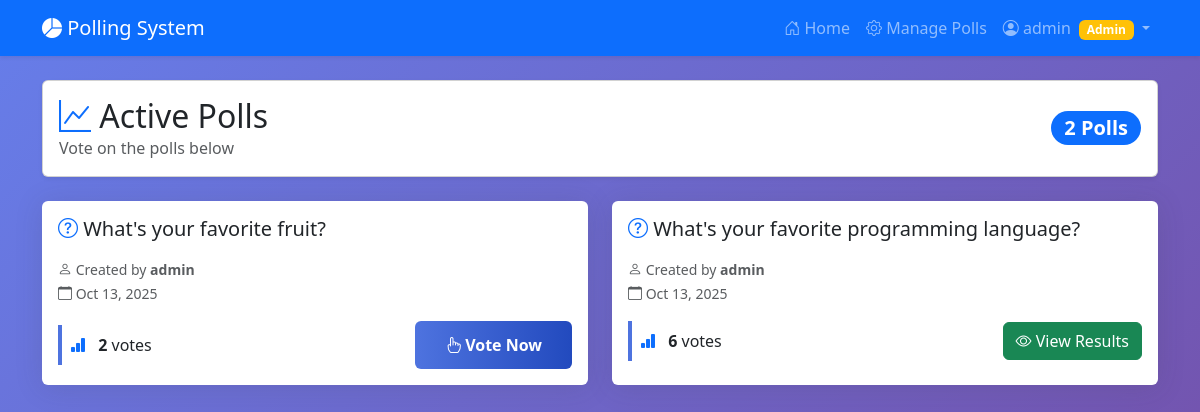
The app's page / (signed in), older data.
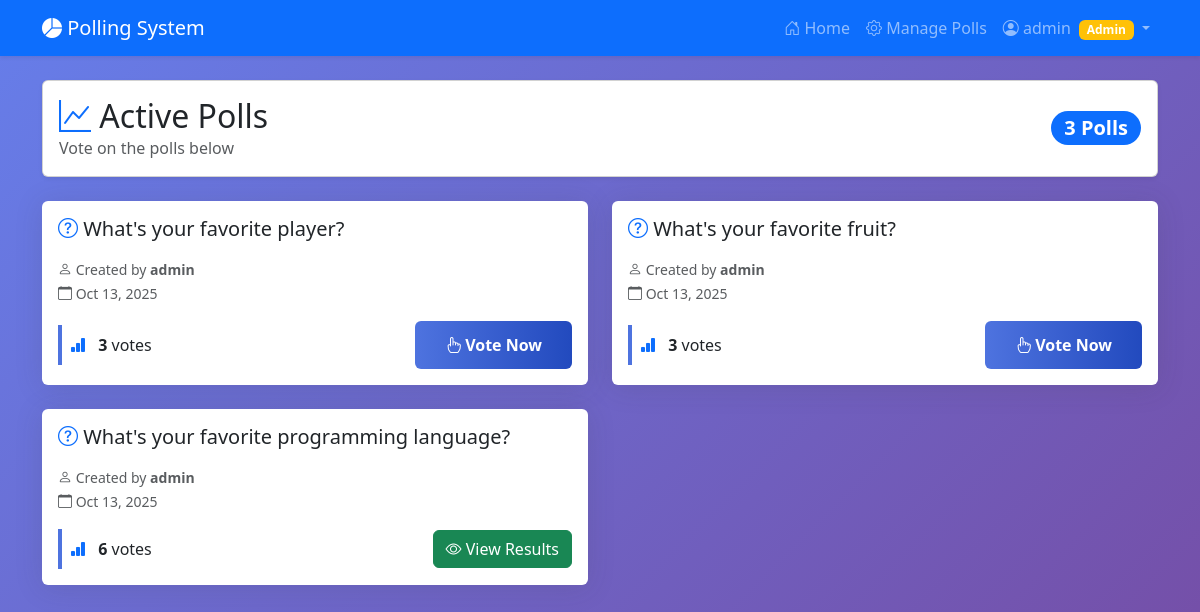
The same page, newer data.
### polls/models.py (models this page shows, shortened)
class Poll(models.Model):
    question = models.CharField(max_length=200)
    created_by = models.ForeignKey(User, on_delete=models.CASCADE)
    created_at = models.DateTimeField(auto_now_add=True)
    is_active = models.BooleanField(default=True)
    def total_votes(self):
        return Vote.objects.filter(choice__poll=self).count()

### polls/views.py (the view)
# urls.py: path('', views.poll_list, name='poll_list'),
@login_required
def poll_list(request):
    polls = Poll.objects.filter(is_active=True).order_by('-created_at')
    user_votes = Vote.objects.filter(user=request.user).values_list('choice__poll_id', flat=True)
    return render(request, 'polls/poll_list.html', {
        'polls': polls,
        'user_votes': list(user_votes)
    })

### polls/templates/polls/poll_list.html (shortened to what this page needs)
{% extends 'polls/base.html' %}
{% load static %}
{% block content %}
<div class="row mb-4">
    <div class="col-12">
        <div class="card bg-white shadow-sm">
            <div class="card-body">
                <div class="d-flex justify-content-between align-items-center">
                    <div>
                        <h2 class="mb-0">
                            <i class="bi bi-graph-up text-primary"></i> Active Polls
                        </h2>
                        <p class="text-muted mb-0">Vote on the polls below</p>
                    </div>
                    <div class="text-end">
                        <span class="badge bg-primary rounded-pill fs-5">
                            {{ polls.count }} Poll{{ polls.count|pluralize }}
                        </span>
                    </div>
                </div>
            </div>
        </div>
    </div>
</div>
{% if polls %}
<div class="row g-4">
    {% for poll in polls %}
    <div class="col-md-6">
        <div class="card poll-card h-100">
            <div class="card-body">
                <h5 class="card-title mb-3">
                    <i class="bi bi-question-circle text-primary"></i> {{ poll.question }}
                </h5>
                <div class="mb-3">
                    <small class="text-muted">
                        <i class="bi bi-person"></i> Created by <strong>{{ poll.created_by.username }}</strong>
                    </small>
                    <br>
                    <small class="text-muted">
                        <i class="bi bi-calendar"></i> {{ poll.created_at|date:"M d, Y" }}
                    </small>
                </div>
                <div class="d-flex justify-content-between align-items-center">
                    <div class="stat-card p-2">
                        <i class="bi bi-bar-chart-fill text-primary"></i>
                        <strong class="ms-2">{{ poll.total_votes }}</strong> vote{{ poll.total_votes|pluralize }}
                    </div>
                    {% if poll.id in user_votes %}
                        <a href="{% url 'polls:results' poll.id %}" class="btn btn-success">
                            <i class="bi bi-eye"></i> View Results
                        </a>
                    {% else %}
                        <a href="{% url 'polls:poll_detail' poll.id %}" class="btn btn-vote btn-primary">
                            <i class="bi bi-hand-index"></i> Vote Now
                        </a>
                    {% endif %}
                </div>
            </div>
        </div>
    </div>
    {% endfor %}
</div>
{% endif %}
{% endblock %}

Row changes from the older to the newer data that the page shows:
now on this page (row edited): Poll: question "What's your favorite player?", created_by.username "admin", created_at "Oct 13, 2025", total_votes "3", shows "Vote Now"
computed for Poll "What's your favorite fruit?": total_votes "2" → "3"
Text that changed along with them:
{{ polls.count }}: "2" → "3"
